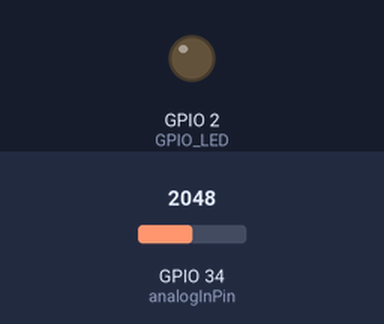
The sketch below on a simulated ESP32. Shown: output pins drawn as LEDs (lit = HIGH). Inputs (shaded band) come from the test bench; at power-on: GPIO 34 (analogInPin) = 2048. WiFi joins after 1.5 s; servers stay silent unless stated; no MQTT or app messages arrive unless stated; what the sketch prints to the serial monitor is not drawn.

Above: at 5.0 s.
5.1 s: GPIO 34 (analogInPin) set to 4062
6.6 s: GPIO 34 (analogInPin) set to 4095
At 7.3 s:
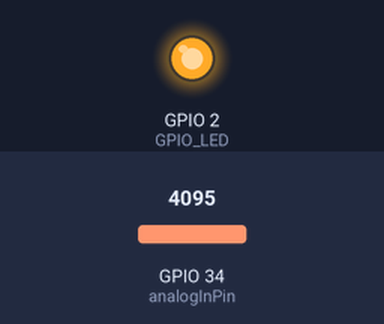
8.1 s: GPIO 34 (analogInPin) set to 3603
At 8.5 s:
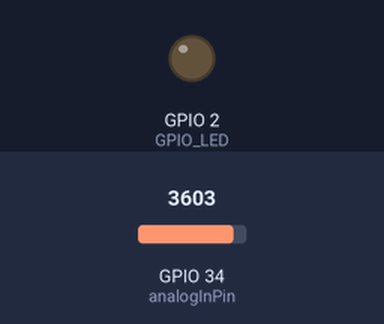
Timing chart, 0 to 11.1 s (numbered marks = the images above; inputs shaded):
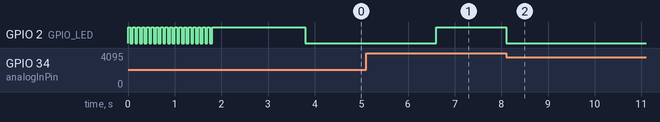

Measured:
- the behaviour switches between 4094 and 4095 on GPIO 34 (analogInPin) (found by bisection; images 0 and 1)
- after the input at 5.1 s, every drawn part: stays the same
- after the input at 6.6 s, GPIO 2 (GPIO_LED): LOW → HIGH at once
- after the input at 8.1 s, GPIO 2 (GPIO_LED): HIGH → LOW at once

The sketch:

arduino-sketch.ino
```cpp
/*
  Sketch for reading a Hall Latch Sensor

  If this does not perform, these are ideas to improve:
  - Add voltage divider to board for larger input range of sensor
  - add hysteresis in this script as additional noise filter
  - only trigger if there was no state change for n seconds.

*/

#include <Arduino.h>
#include <PubSubClient.h>

#include "credentials.h"

// load wifi library and - settings
#include "are_wifi_config.h"
#include "are_wifi.h"
#include "are_mqtt_config.h"
#include "are_mqtt.h"

// pin definition
const int analogInPin = 34;  // Connect to Signal pin of 4913B TLE4913 Hall Effect Sensor
const int LedPin = GPIO_LED;  // Analog input pin that the potentiometer is attached to
const int threshold = 4094;  // this is for 5V Power Supply

// variables
long lastMsg = 0; // time counter for MQTT intervalls
int state = 1;
int counter = 0;
int sensorValue = 0;
int sensorValue_last = 0;
bool sensor_high = false;
bool sensor_rising = false;
bool notify_serial = false;
bool notify_mqtt = false;


//MQTT settings
WiFiClient espClient;
PubSubClient mqttclient(espClient);

/* MQTT callback
   This code sections reacts to incoming MQTT messages.
*/

void callback(char* topic, byte* message, unsigned int length) {
  Serial.print("mqqt message arrived on topic: ");
  Serial.println(topic);

  // cast payload to string object
  String messageTemp;
  Serial.print("Message: ");
  for (int i = 0; i < length; i++) {
    Serial.print((char)message[i]);
    messageTemp += (char)message[i];
  }
  Serial.println();


  /*
    // Changes the output state according to the message and publish a confirmation
    if (String(topic) == TOPIC_LED_CMD) {
    if (messageTemp == "on") {
      Serial.println("LED on");
      digitalWrite(GPIO_LED, HIGH);
      mqttclient.publish(TOPIC_LED_STATUS, "on");
    }
    else if (messageTemp == "off") {
      Serial.println("LED off");
      digitalWrite(GPIO_LED, LOW);
      mqttclient.publish(TOPIC_LED_STATUS, "off");
    }
  */
  // Add more commands here ...


}


void setup() {
  Serial.begin(9600);
  pinMode(LedPin, OUTPUT);

  // initialize device
  //pinMode(GPIO_LED, OUTPUT);

  // connect to Wifi
  connect_to_wifi(WIFI_SSID, WIFI_PASSWORD, WIFI_HOSTNAME);

  // Connect to MQTT Server
  mqttclient.setServer(MQTT_SERVER, MQTT_PORT);
  mqttclient.setCallback(callback);

  Serial.print("MQTT topic for publishing: ");
  Serial.println(TOPIC_SENSOR_HALL);

}

void loop() {


  // let mqtt work
  mqttclient.loop();

  notify_serial = false;
  notify_mqtt = false;

  // read analog value:
  sensorValue = analogRead(analogInPin);
  //Serial.print(sensorValue);
  //Serial.println("\n");

  if (sensorValue > threshold)
    sensor_high = true;
  else
    sensor_high = false;

  if (sensorValue > sensorValue_last)
    sensor_rising = true;
  else
    sensor_rising = false;


  // register state 1 (no magnetic counter)
  if ((sensorValue > threshold) && (state == 0))
  { state = 1;
    counter++;
    digitalWrite(LedPin, HIGH);
    notify_serial = true;
    notify_mqtt = true;
  }

  // register state 0 (magnetic counter detected)
  else if ((sensorValue < threshold) && (state == 1))
  { state = 0;
    digitalWrite(LedPin, LOW);
    notify_serial = true;
  }

  if (notify_serial)
  {

    // print the results to the Serial Monitor:
    Serial.print(sensor_high);
    Serial.print("\t");
    Serial.print(sensor_rising);
    Serial.print("\t");
    Serial.print(state);
    Serial.print("\t");
    Serial.print(counter);
    Serial.print("\t");
    Serial.println(sensorValue);
  }

  // check of MQTT message must be send due set message intervall
  long now = millis();
  if (now - lastMsg > MQTT_UPDATE_INTERVALL) {
    lastMsg = now;
    notify_mqtt = true;

  }

  if (notify_mqtt)
  {

    // ensure connection to mqtt broker
    mqtt_check_connection(&mqttclient);

    // Convert sensor reading from float to a char array
    char tempString[8];  // increase array length if having runtime errors
    dtostrf(counter, 1, 0, tempString);
    Serial.print("mqtt ");
    Serial.print(TOPIC_SENSOR_HALL);
    Serial.print(": ");
    Serial.print(tempString);
    Serial.println("\n");
    mqttclient.publish(TOPIC_SENSOR_HALL, tempString);
  }

  // delay to let the sensor settle on new value
  delay(5);
}
```

are_mqtt.h
```cpp
#include "are_mqtt_config.h"

void mqtt_reconnect(PubSubClient *mqtt_client) {
  // Loop until we're reconnected
  while (!mqtt_client->connected()) {
    Serial.print("Attempting MQTT connection...");
    if (mqtt_client->connect(WIFI_HOSTNAME, MQTT_USER, MQTT_PASSWORD, MQTT_LASTWILL_TOPIC, MQTT_LASTWILL_QOS, MQTT_LASTWILL_RETAIN, MQTT_LASTWILL_MESSAGE)) {
      Serial.println("connected");
      mqtt_client->subscribe(MQTT_SUBSCRIBE_TOPIC);
    } else {
      Serial.print("failed, rc=");
      Serial.print(mqtt_client->state());
      Serial.println(" try again in 5 seconds");
      // Wait 5 seconds before retrying
      delay(5000);
    }
  }
}

void mqtt_check_connection(PubSubClient *mqtt_client) {
    if (!mqtt_client->connected()) {
      Serial.println("not connected!");
      mqtt_reconnect(mqtt_client);
    }
}
```

are_wifi.h
```cpp
#include <WiFi.h>

void connect_to_wifi(const char* ssid, const char* password, const char* hostname ) {
  Serial.print("Connecting to WiFi...");
  WiFi.disconnect(true);
  WiFi.config(INADDR_NONE, INADDR_NONE, INADDR_NONE);
  WiFi.begin(ssid, password);
  WiFi.setHostname(hostname);
  while (WiFi.status() != WL_CONNECTED) { // Flash LED while connecting to WiFi
    for (int i = 0; i <= 5; i++) {
      digitalWrite(GPIO_LED, HIGH);
      delay(50);
      digitalWrite(GPIO_LED, LOW);
      delay(50);
    }
    Serial.print(".");
  }
  Serial.println("WiFi connected.");
  Serial.println(WiFi.localIP());
  digitalWrite(GPIO_LED, HIGH);
  delay(2000);
  digitalWrite(GPIO_LED, LOW);
}
```

credentials-template.h
```cpp
/*
 * - Make a copy of this file and rename it to 'credentials.h'.
 * - fill in the required credentials for WiFi MQTT broker access.
  */

#define WIFI_SSID "******"
#define WIFI_PASSWORD "*******"
#define MQTT_USER NULL
#define MQTT_PASSWORD NULL
```

are_mqtt_config.h
```cpp
/*
 * Server settings
 * Below settings uses the public MQTT broker of HiveMQ.
 * Note: All messages are public!
 */


#define MQTT_SERVER "192.168.188.2"
#define MQTT_PORT 1883
//#define MQTT_USER NULL --> Create this in credentials.h
//#define MQTT_PASSWORD NULL --> Create this in credentials.h

#define MQTT_LASTWILL_TOPIC "red5alex/gasmeter/lastwill"
#define MQTT_LASTWILL_MESSAGE "connection lost"
#define MQTT_LASTWILL_QOS 0
#define MQTT_LASTWILL_RETAIN false

/*
 * MQTT Actions
 * MQTT messages causing an action, e.g. switching a relais, are configured here.
 * Note that the main code must still be implemented in the main script.
 * Actions are received on one topic, and a confirmation is send on a different topic.
 * Here, all actions topics are in the same branch to ease subscrition.
 */

#define MQTT_SUBSCRIBE_TOPIC "red5alex/gasmeter/cmd/#"  // all messages matching this topic pattern will be evaluated by the mqtt_callback function.
#define TOPIC_LED_CMD  "red5alex/gasmeter/cmd/led"  // send "on" or "off" to switch inbuil LED
#define TOPIC_LED_STATUS  "red5alex/gasmeter/status/led"  // command will be confirmed on this channel

/*
 *  MQTT Sensor updates
 *  Sensors readings are send at an intervall, given below as milliseconds.
 */

#define MQTT_UPDATE_INTERVALL 300000  // milliseconds after which new sensor values are send
#define TOPIC_SENSOR_HALL  "red5alex/gasmeter/sensor/counter"  // publish the current counter value
```

are_wifi_config.h
```cpp
//#define WIFI_SSID --> Create this in credentials.h
//#define WIFI_PASSWORD --> Create this in credentials.h
#define WIFI_HOSTNAME "esp32-gasmeter"

#define GPIO_LED 2  // the GPIO the LED is connected to (on ESP32-DEVKIT 1 this is GPIO 2)
```
